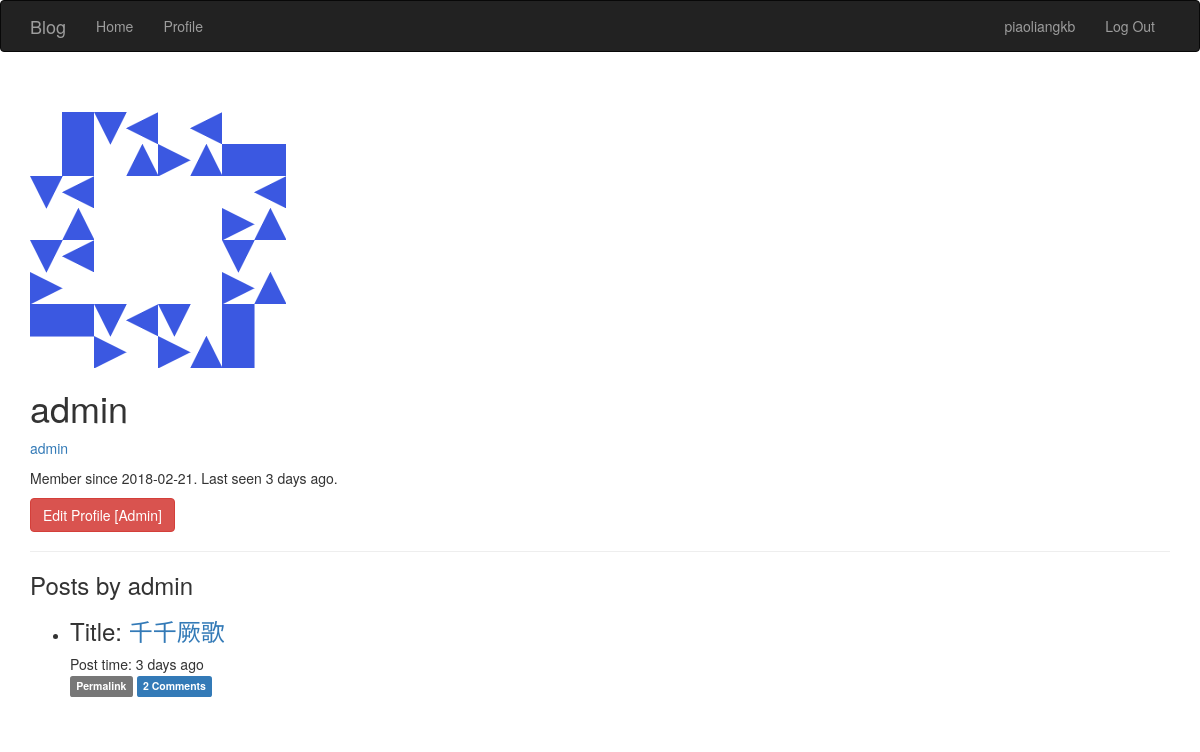
The page /user/admin (signed in) on the database its author committed.
### app/models.py (models this page shows, shortened)
class User(UserMixin, db.Model):
    __tablename__ = 'users'
    id = db.Column(db.Integer, primary_key=True)
    username = db.Column(db.String(64), unique=True, index=True)
    role_id = db.Column(db.Integer, db.ForeignKey('roles.id'))
    password_hash = db.Column(db.String(128))
    email = db.Column(db.String(64), unique=True, index=True)
    posts = db.relationship('Post', backref = 'author', lazy = 'dynamic')
    avatar_hash = db.Column(db.String(32))
    name = db.Column(db.String(64))#real name
    location = db.Column(db.String(64))
    about_me = db.Column(db.Text())
    member_since = db.Column(db.DateTime(), default=datetime.utcnow)
    last_seen = db.Column(db.DateTime(), default=datetime.utcnow)
    avatar = db.Column(db.String(128), default=None)
    comments = db.relationship('Comment', backref='author', lazy='dynamic')
    def ping(self):
        self.last_seen = datetime.utcnow()
        db.session.add(self)
    def can(self, permissions):
        return self.role is not None and (self.role.permissions & permissions) == permissions
    def is_administrator(self):
        return self.can(PERMISSION.ADMIN)
    @property
    def password(self):
        raise AttributeError('password is not a readable attribute')

class Post(db.Model):
    __tablename__ = 'posts'
    id = db.Column(db.Integer, primary_key=True)
    title  = db.Column(db.String, default='this blog')
    body = db.Column(db.Text)
    timestamp = db.Column(db.DateTime, index=True, default=datetime.utcnow)
    author_id = db.Column(db.Integer, db.ForeignKey('users.id'))
    body_html = db.Column(db.Text)#保存转换后markdown文章的html代码
    comments = db.relationship('Comment', backref='post', lazy='dynamic')

### app/main/views.py (the view)
@main.route('/user/<username>')
def user(username):
    user = User.query.filter_by(username=username).first_or_404()
    posts = user.posts.order_by(Post.timestamp.desc()).all()
    return render_template('user.html',user=user, posts=posts)

### app/auth/views.py (called while the page is built)
@auth.before_app_request
def before_request():
    if current_user.is_authenticated:
        current_user.ping()

### app/main/__init__.py (called while the page is built)
@main.app_context_processor
def inject_permissions():
    return dict(Permission=PERMISSION)

### app/models.py (called while the page is built)
@login_manager.user_loader
def load_user(user_id):
    return User.query.get(int(user_id))

### app/templates/user.html (shortened to what this page needs)
{% extends "base.html" %}
{% block page_content %}
<div class="page-header">
<img class="img-rounded profile=tunmbnail" src="/static/avatar/large.png">
    <div class="profile-header">
        <h1>{{ user.username }}</h1>
        {% if current_user.is_administrator() %}
            <p><a href="mailto:{{ user.email }}">{{ user.email }}</a></p>
        {% endif %}
        <p>Member since {{ moment(user.member_since).format('YYYY-MM-DD') }}.
            Last seen {{ moment(user.last_seen).fromNow() }}.
        </p>
        <p>
            {% if current_user.is_administrator() %}
            <a class="btn btn-danger" href="{{ url_for('.edit_profile_admin', id=user.id) }}">Edit Profile [Admin]</a>
            {% endif %}
        </p>
    </div>
</div>
    <h3>Posts by {{ user.username }}</h3>
    <ul class="posts">
    {% for post in posts %}
    <li class="post">
        <div class="post-title">
            <h3>Title: <a href="{{ url_for('.post', id=post.id) }}">{{ post.title }} </a></h3>
        </div>
        <div class="post-content">
            <div class="post-date">Post time: {{ moment(post.timestamp).fromNow() }}</div>
            <div class="post-footer">
                <a href="{{ url_for('.post', id=post.id)}}">
                    <span class="label label-default">Permalink</span>
                    <a href="{{ url_for('.post', id=post.id) }}#comments">
                    <span class="label label-primary">{{ post.comments.count() }} Comments</span>
                    </a>
                </a>
            </div><br>
        </div>
    </li>
    {% endfor %}
</ul>
{% endblock %}

### app/templates/base.html (shortened to what this page needs)
{% extends "bootstrap/base.html" %}
{% block head %}
{{ super() }}
{% endblock %}
{% block navbar %}
<div class="navbar navbar-inverse" role="navigation">
    <div class="container">
        <div class="navbar-header">
            <a class="navbar-brand" href="/">Blog</a>
        </div>
        <div class="navbar-collapse collapse">
            <ul class="nav navbar-nav">
                <li><a href="/">Home</a></li>
                {% if current_user.is_authenticated %}
                <li><a href="{{ url_for('main.user', username=current_user.username) }}">
                    Profile</a></li>
                {% endif %}
            </ul>
            <ul class="nav navbar-nav navbar-right">
                {% if current_user.is_authenticated %}
                    <li><a href="{{ url_for('main.user', username=current_user.username) }}">{{ current_user.username }}</a></li>
                    <li><a href="{{ url_for('auth.logout') }}">Log Out</a></li>
                {% else %}
                    <li><a href="{{ url_for('auth.login') }}">Log In</a> </li>
                {% endif %}
            </ul>
        </div>
    </div>
</div>
{% endblock %}
{% block content %}
<div class="container">
    {% block page_content %}{% endblock %}
</div>
{% endblock %}

### rows shown on the page
User: username "piaoliangkb"
User: username "admin", email "admin", member_since "2018-02-21", last_seen "3 days ago"
Post: title "千千厥歌", timestamp "3 days ago", comments.count "2"
